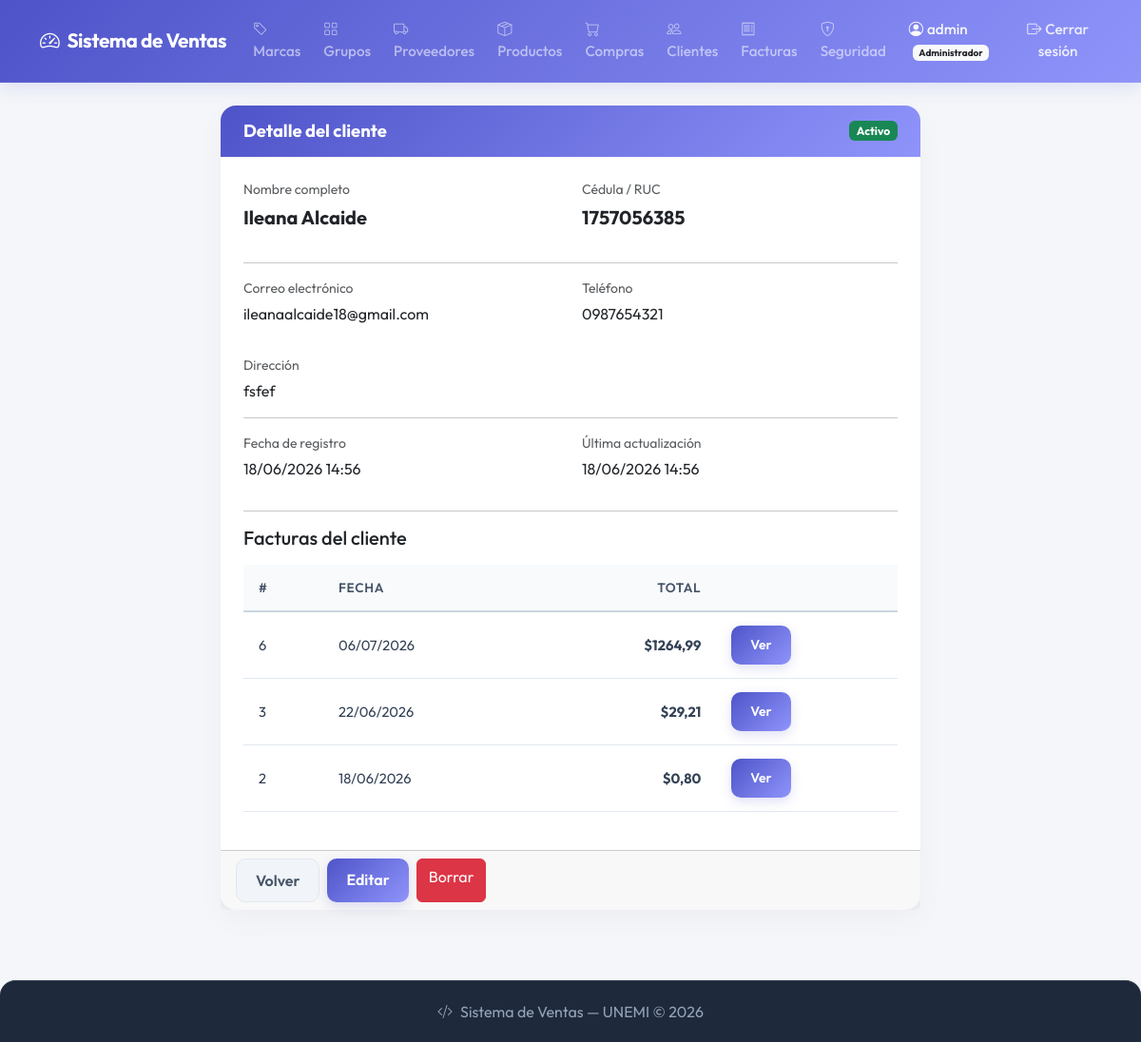
The app's page /customers/1/ (signed in), older data.
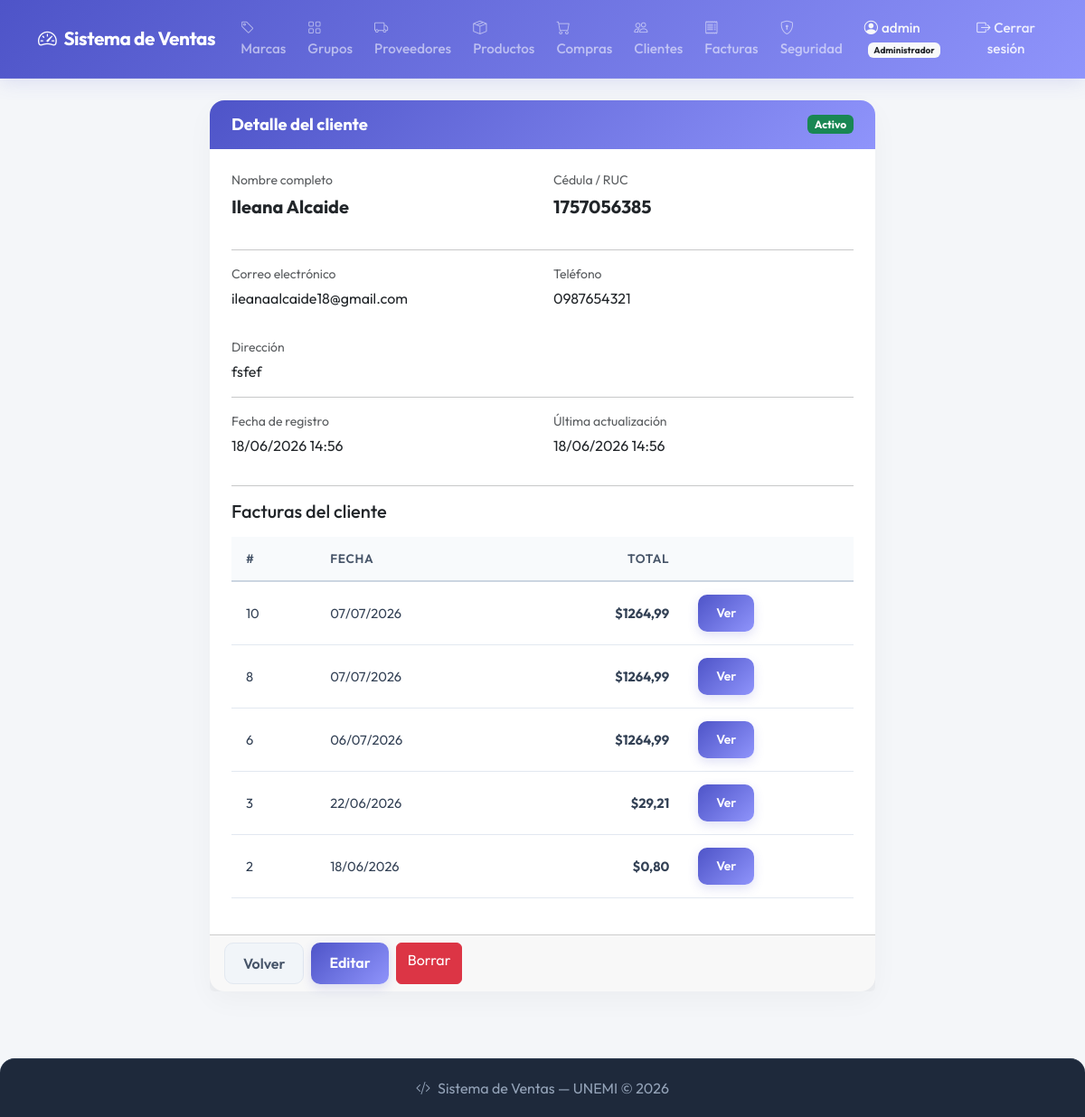
The same page, newer data.
### billing/models.py (models this page shows, shortened)
class Invoice(models.Model):
    customer = models.ForeignKey(Customer, on_delete=models.PROTECT, related_name='invoices', verbose_name='Cliente')
    invoice_date = models.DateTimeField(auto_now_add=True, verbose_name='Fecha')
    subtotal = models.DecimalField(max_digits=12, decimal_places=2, default=0, verbose_name='Subtotal')
    tax = models.DecimalField(max_digits=12, decimal_places=2, default=0, verbose_name='IVA')
    total = models.DecimalField(max_digits=12, decimal_places=2, default=0, verbose_name='Total')
    is_active = models.BooleanField(default=True, verbose_name='Activo')
    class Meta:
        verbose_name = 'Factura'
        verbose_name_plural = 'Facturas'
        ordering = ['-invoice_date']

### billing/views.py (the view)
# urls.py: path('customers/<int:pk>/', views.CustomerDetailView.as_view(), name='customer_detail'),
class CustomerDetailView(LoginRequiredMixin, PermissionRequiredRedirectMixin, DetailView):
    model = Customer
    template_name = 'billing/customer_detail.html'
    context_object_name = 'customer'
    permission_required = 'billing.view_customer'
    permission_redirect_url = '/customers/'

### billing/models.py (called while the page is built)
    @property
    def full_name(self): return f'{self.first_name} {self.last_name}'

### security/templatetags/security_tags.py (called while the page is built)
@register.filter(name='has_group')
def has_group(user, group_name):
    if not user.is_authenticated:
        return False
    if user.is_superuser:
        return True
    return user.groups.filter(name=group_name).exists()

### shared/mixins.py (called while the page is built)
    def dispatch(self, request, *args, **kwargs):
        if not request.user.is_authenticated:
            return redirect('login')
        perms = self.permission_required
        if isinstance(perms, str):
            perms = (perms,)
        if request.user.has_perms(perms):
            return super().dispatch(request, *args, **kwargs)
        messages.error(request, self.permission_error_message)
        return redirect(self.permission_redirect_url)

### billing/templates/billing/customer_detail.html (shortened to what this page needs)
{% extends 'billing/base.html' %}
{% load security_tags %}
{% block content %}
<div class="row justify-content-center">
  <div class="col-md-8">
    <div class="card shadow border-0">
      <div class="card-header bg-primary text-white d-flex justify-content-between align-items-center">
        <h4 class="mb-0">Detalle del cliente</h4>
        {% if customer.is_active %}
          <span class="badge bg-success">Activo</span>
        {% else %}
          <span class="badge bg-danger">Inactivo</span>
        {% endif %}
      </div>
      <div class="card-body p-4">
        <div class="row mb-3">
          <div class="col-md-6">
            <p class="text-muted small mb-1">Nombre completo</p>
            <p class="fw-bold fs-5">{{ customer.full_name }}</p>
          </div>
          <div class="col-md-6">
            <p class="text-muted small mb-1">Cédula / RUC</p>
            <p class="fw-bold fs-5">{{ customer.dni }}</p>
          </div>
        </div>
        <hr>
        <div class="row mb-3">
          <div class="col-md-6">
            <p class="text-muted small mb-1">Correo electrónico</p>
            <p>{{ customer.email|default:"No registrado" }}</p>
          </div>
          <div class="col-md-6">
            <p class="text-muted small mb-1">Teléfono</p>
            <p>{{ customer.phone|default:"No registrado" }}</p>
          </div>
        </div>
        <div class="mb-3">
          <p class="text-muted small mb-1">Dirección</p>
          <p>{{ customer.address|default:"No registrada" }}</p>
        </div>
        <hr>
        <div class="row">
          <div class="col-md-6">
            <p class="text-muted small mb-1">Fecha de registro</p>
            <p>{{ customer.created_at|date:"d/m/Y H:i" }}</p>
          </div>
          <div class="col-md-6">
            <p class="text-muted small mb-1">Última actualización</p>
            <p>{{ customer.updated_at|date:"d/m/Y H:i" }}</p>
          </div>
        </div>
        <hr>
        <h5 class="mb-3">Facturas del cliente</h5>
        <table class="table table-sm table-hover">
          <thead class="table-dark">
            <tr>
              <th>#</th>
              <th>Fecha</th>
              <th class="text-end">Total</th>
              <th></th>
            </tr>
          </thead>
          <tbody>
            {% for inv in customer.invoices.all %}
            <tr>
              <td>{{ inv.id }}</td>
              <td>{{ inv.invoice_date|date:"d/m/Y" }}</td>
              <td class="text-end fw-bold">${{ inv.total }}</td>
              <td>
                <a href="{% url 'billing:invoice_detail' inv.pk %}" class="btn btn-sm btn-info">Ver</a>
              </td>
            </tr>
            {% empty %}
            <tr><td colspan="4" class="text-center text-muted">Sin facturas</td></tr>
            {% endfor %}
          </tbody>
        </table>
      </div>
     <div class="card-footer d-flex gap-2">
        <a href="{% url 'billing:customer_list' %}" class="btn btn-outline-secondary">Volver</a>
        {% if user|has_group:'Administrador' or user.is_superuser %}
          <a href="{% url 'billing:customer_update' customer.pk %}" class="btn btn-warning">Editar</a>
          <a href="{% url 'billing:customer_delete' customer.pk %}" class="btn btn-danger">Borrar</a>
        {% endif %}
      </div>
    </div>
  </div>
</div>
{% endblock %}

### billing/templates/billing/base.html (shortened to what this page needs)
{% load static %}
{% load security_tags %}
<!DOCTYPE html>
<html lang="es">
<head>
  <link href="https://cdn.jsdelivr.net/npm/bootstrap@5.3.0/dist/css/bootstrap.min.css" rel="stylesheet">
  <link href="https://cdn.jsdelivr.net/npm/bootstrap-icons@1.11.0/font/bootstrap-icons.css" rel="stylesheet">
  <link rel="stylesheet" href="{% static 'home/css/base.css' %}">
</head>
<body>
<nav class="navbar navbar-expand-lg navbar-dark">
  <div class="container">
    <a class="navbar-brand fw-bold" href="{% url 'home' %}">
      <i class="bi bi-speedometer2 me-2"></i>Sistema de Ventas
    </a>
    <div class="collapse navbar-collapse" id="nav">
      <ul class="navbar-nav me-auto">
        {% if user.is_authenticated %}
          {% if user|has_group:'Analista de Compras' or user|has_group:'Administrador' %}
          <li class="nav-item"><a class="nav-link" href="{% url 'billing:brand_list' %}"><i class="bi bi-tag me-1"></i>Marcas</a></li>
          <li class="nav-item"><a class="nav-link" href="{% url 'billing:productgroup_list' %}"><i class="bi bi-grid me-1"></i>Grupos</a></li>
          <li class="nav-item"><a class="nav-link" href="{% url 'billing:supplier_list' %}"><i class="bi bi-truck me-1"></i>Proveedores</a></li>
          <li class="nav-item"><a class="nav-link" href="{% url 'billing:product_list' %}"><i class="bi bi-box-seam me-1"></i>Productos</a></li>
          <li class="nav-item"><a class="nav-link" href="{% url 'purchasing:purchase_list' %}"><i class="bi bi-cart me-1"></i>Compras</a></li>
          {% endif %}
          {% if user|has_group:'Vendedor' or user|has_group:'Administrador' %}
          <li class="nav-item"><a class="nav-link" href="{% url 'billing:customer_list' %}"><i class="bi bi-people me-1"></i>Clientes</a></li>
          <li class="nav-item"><a class="nav-link" href="{% url 'billing:invoice_list' %}"><i class="bi bi-receipt me-1"></i>Facturas</a></li>
          {% endif %}
          {% if user|has_group:'Administrador' %}
          <li class="nav-item">
            <a class="nav-link" href="{% url 'security:dashboard' %}">
              <i class="bi bi-shield-lock me-1"></i>Seguridad
            </a>
          </li>
          {% endif %}
        {% endif %}
      </ul>
      <ul class="navbar-nav align-items-center">
        {% if user.is_authenticated %}
        <li class="nav-item">
          <span class="nav-link text-light me-2">
            <i class="bi bi-person-circle me-1"></i>{{ user.username }}
            {% for g in user.groups.all %}
              <span class="badge bg-light text-dark ms-1" style="font-size:10px;">{{ g.name }}</span>
            {% endfor %}
          </span>
        </li>
        <li class="nav-item">
          <form method="post" action="{% url 'logout' %}" class="d-inline">
            <button type="submit" class="nav-link btn btn-link p-0" style="color:rgba(255,255,255,.85); text-decoration: none;">
              <i class="bi bi-box-arrow-right me-1"></i>Cerrar sesión
            </button>
          </form>
        </li>
        {% endif %}
      </ul>
    </div>
  </div>
</nav>
<div class="container mt-4">
  {% block content %}{% endblock %}
</div>
<footer>
  <p class="mb-0"><i class="bi bi-code-slash me-2"></i>Sistema de Ventas — UNEMI © 2026</p>
</footer>
</body>
</html>

Row changes from the older to the newer data that the page shows:
added Invoice: id "10", invoice_date "07/07/2026", total "1264,99"
added Invoice: id "8", invoice_date "07/07/2026", total "1264,99"
